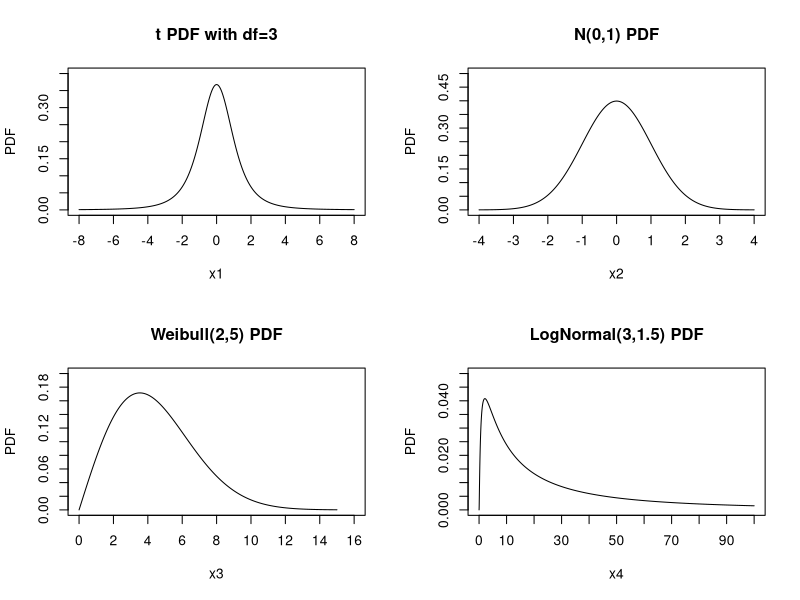
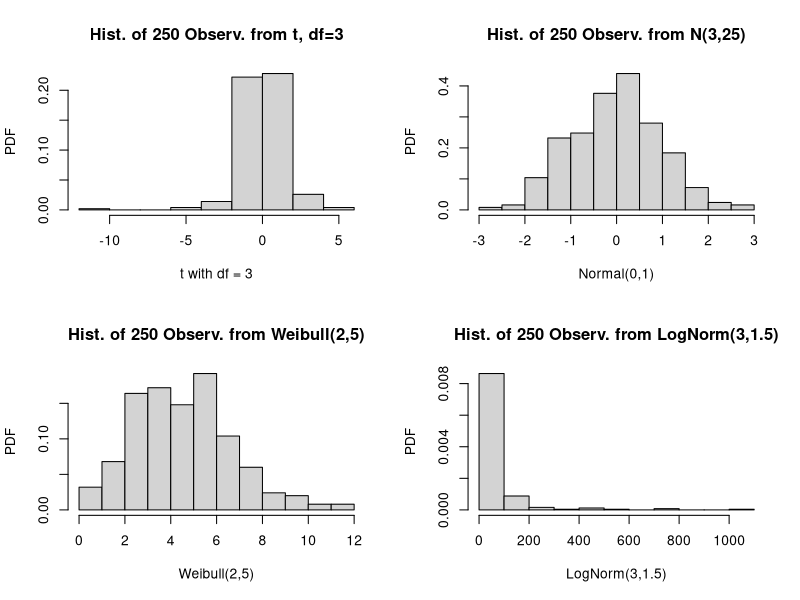
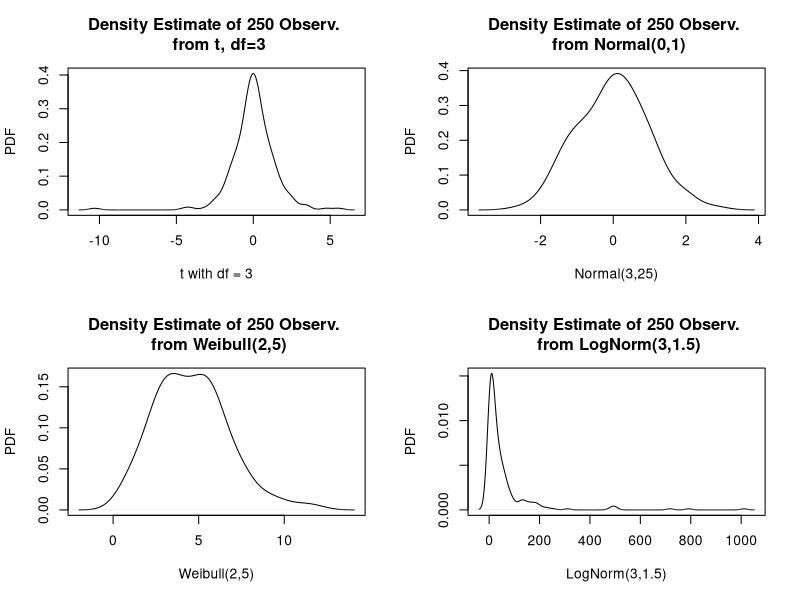
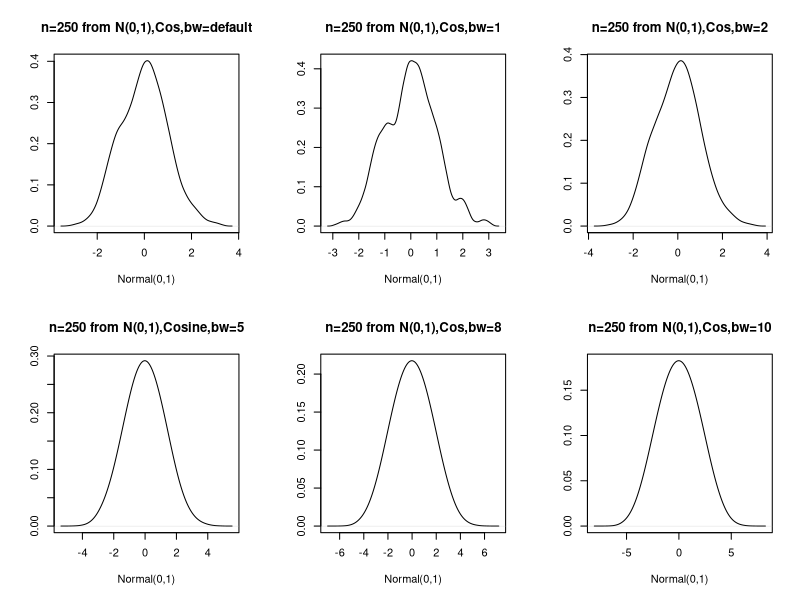
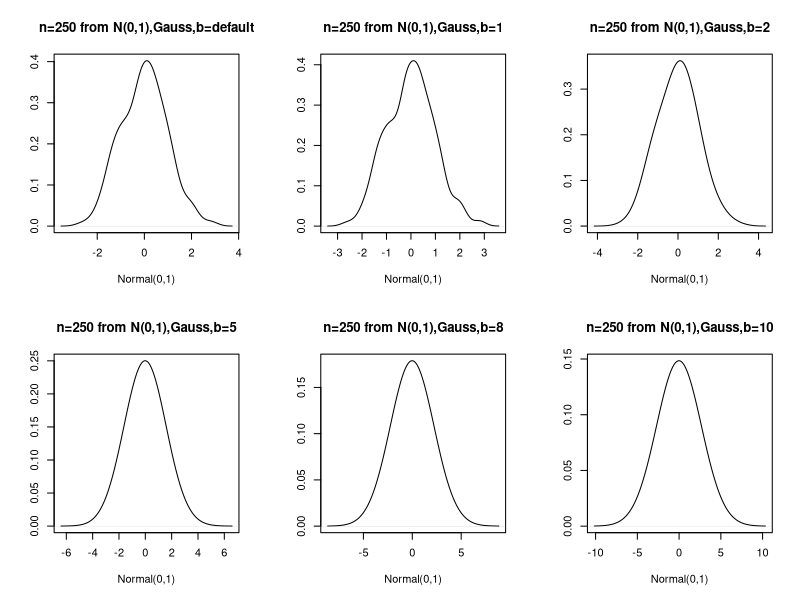
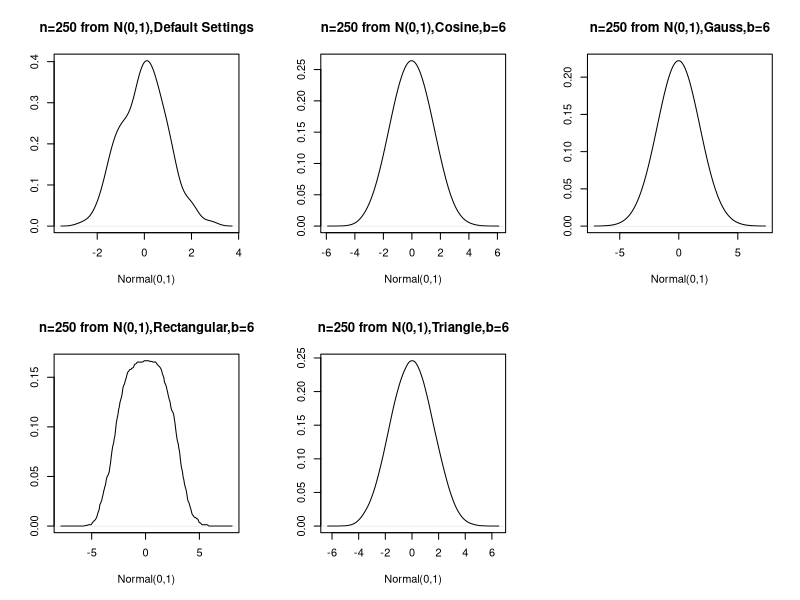

Generate these figures, in order, with R:

#The following R code generates data from various specified distributions
#and the plots the empirical density function of the generated data.
# This program is ~longneck/meth1/distden.s
#------------------------------------------------------------------------------
x1  =  seq(-8,8,length=5000)
x2  =  seq(-4,4,length=5000)
x3  =  seq(0,15,length=5000)
x4  =  seq(0,100,length=5000)

y1  =  dt(x1,3)
y2  =  dnorm(x2,0,1)
y3  =  dweibull(x3,2,5)
y4  =  dlnorm(x4,3,1.5)

#postscript("distpdf.ps",height=8,horizontal=F)
par(mfrow=c(2,2))
plot(x1,y1,main="t PDF with df=3",ylab="PDF",type="l",ylim=c(0,.4),
     xlim=c(-8,8),lab=c(9,8,7),cex=.5)
plot(x2,y2,main="N(0,1) PDF",ylab="PDF",type="l",ylim=c(0,.5),
     xlim=c(-4,4),lab=c(9,10,7),cex=.5)
plot(x3,y3,main="Weibull(2,5) PDF",ylab="PDF",type="l",ylim=c(0,.2),
     xlim=c(0,16),lab=c(8,8,7),cex=.5)
plot(x4,y4,main="LogNormal(3,1.5) PDF",ylab="PDF",type="l",ylim=c(0,.05),
     xlim=c(0,100),lab=c(10,10,7),cex=.5)

#generates 250 observations from t with df=3, normal(0,1)
#Weibull with scale=5 and shape=2, 
#LogNormal with logmean=3 and logsd=1.5

t3  =  rt(250,3)
norm  =  rnorm(250,0,1)

wei  =  rweibull(250,2,5)
lnrm  = rlnorm(250,3,1.5)

#The following commands will generate the relative frequency histograms:

#postscript("disthist.ps",height=8,horizontal=F)

# par(mfrow=c(2,2))
# Histogram of 250 observations from t with df= 3:

 hist(t3,plot=TRUE,prob=T,
         main="Hist. of 250 Observ. from t, df=3",ylab="PDF",
         xlab="t with df = 3",cex=.50)

# Histogram of 250 observations from Normal:

 hist(norm,plot=TRUE,prob=T,
         main="Hist. of 250 Observ. from N(3,25)",ylab="PDF",
         xlab="Normal(0,1)",cex=.50)

# Histogram of 250 observations from Weibull:

 hist(wei,plot=TRUE,prob=T,
         main="Hist. of 250 Observ. from Weibull(2,5)",ylab="PDF",
         xlab="Weibull(2,5)",cex=.50)

# Histogram of 250 observations from LogNormal:

 hist(lnrm,plot=TRUE,prob=T,
         main="Hist. of 250 Observ. from LogNorm(3,1.5)",ylab="PDF",
         xlab="LogNorm(3,1.5)",cex=.50)

# graphics.off()


#The following commands will generate the nonparametric density estimates:

#postscript("distden.ps",height=8,horizontal=F)

# par(mfrow=c(2,2))

# Density of 250 observations from t with df= 3:


 plot(density(t3,bw="nrd"),type="l",
         main="Density Estimate of 250 Observ. \n from t, df=3",ylab="PDF",
         xlab="t with df = 3",cex=.50)

# Density Estimate of 250 observations from Normal:

 plot(density(norm,bw="nrd"),type="l", ylab="PDF",
         main="Density Estimate of 250 Observ. \n from Normal(0,1)",
         xlab="Normal(3,25)",cex=.50)

# Density Estimate of 250 observations from Weibull:

 plot(density(wei,bw="nrd"),type="l", ylab="PDF",
         main="Density Estimate of 250 Observ. \n from Weibull(2,5)",
         xlab="Weibull(2,5)",cex=.50)

# Density Estimate of 250 observations from LogNormal:

 plot(density(lnrm,bw="nrd"),type="l", ylab="PDF",
         main="Density Estimate of 250 Observ. \n from LogNorm(3,1.5)",
         xlab="LogNorm(3,1.5)",cex=.50)

#graphics.off()


#The following commands will yield nonparametric density estimates
#for the 250 data values from a N(0,1) distribution:

#postscript("normden.ps",height=8,horizontal=F)
par(mfrow=c(2,3))

# Density Estimate of 250 observations from Normal with Cosine Kernel:


 plot(density(norm,window='cosine'),type="l", 
         main="n=250 from N(0,1),Cos,bw=default",
         xlab="Normal(0,1)",ylab=" ",cex=.5)

 plot(density(norm,window='cosine',width=1),type="l",
         main="n=250 from N(0,1),Cos,bw=1",
         xlab="Normal(0,1)",ylab=" ",cex=.5)

 plot(density(norm,window='cosine',width=2),type="l",
         main="n=250 from N(0,1),Cos,bw=2",
         xlab="Normal(0,1)",ylab=" ",cex=.5)

 plot(density(norm,window='cosine',width=5),type="l", 
         main="n=250 from N(0,1),Cosine,bw=5",
         xlab="Normal(0,1)",ylab=" ",cex=.5)

 plot(density(norm,window='cosine',width=8),type="l", 
         main="n=250 from N(0,1),Cos,bw=8",
         xlab="Normal(0,1)",ylab=" ",cex=.5)

 plot(density(norm,window='cosine',width=10),type="l", 
         main="n=250 from N(0,1),Cos,bw=10",
         xlab="Normal(0,1)",ylab=" ",cex=.5)





# Density Estimate of 250 observations from Normal with Gaussian Kernel:



 plot(density(norm,window='g'),type="l", 
         main="n=250 from N(0,1),Gauss,b=default",
         xlab="Normal(0,1)",ylab=" ",cex=.5)

 plot(density(norm,window='g',width=1),type="l",
         main="n=250 from N(0,1),Gauss,b=1",
         xlab="Normal(0,1)",ylab=" ",cex=.5)

 plot(density(norm,window='g',width=2),type="l",
         main="n=250 from N(0,1),Gauss,b=2",
         xlab="Normal(0,1)",ylab=" ",cex=.5)

 plot(density(norm,window='g',width=5),type="l", 
         main="n=250 from N(0,1),Gauss,b=5",
         xlab="Normal(0,1)",ylab=" ",cex=.5)

 plot(density(norm,window='g',width=8),type="l", 
         main="n=250 from N(0,1),Gauss,b=8",
         xlab="Normal(0,1)",ylab=" ",cex=.5)

 plot(density(norm,window='g',width=10),type="l", 
         main="n=250 from N(0,1),Gauss,b=10",
         xlab="Normal(0,1)",ylab=" ",cex=.5)



# Density Estimate of 250 observations from Normal with Various Kernel:



 plot(density(norm),type="l", 
         main="n=250 from N(0,1),Default Settings",
         xlab="Normal(0,1)",ylab=" ",cex=.5)

 plot(density(norm,window='cosine',width=6),type="l",
         main="n=250 from N(0,1),Cosine,b=6",
         xlab="Normal(0,1)",ylab=" ",cex=.5)

 plot(density(norm,window='g',width=6),type="l",
         main="n=250 from N(0,1),Gauss,b=6",
         xlab="Normal(0,1)",ylab=" ",cex=.5)

 plot(density(norm,window='rectangular',width=6),type="l", 
         main="n=250 from N(0,1),Rectangular,b=6",
         xlab="Normal(0,1)",ylab=" ",cex=.5)


 plot(density(norm,window='triangular',width=6),type="l", 
         main="n=250 from N(0,1),Triangle,b=6",
         xlab="Normal(0,1)",ylab=" ",cex=.5)
#graphics.off()
